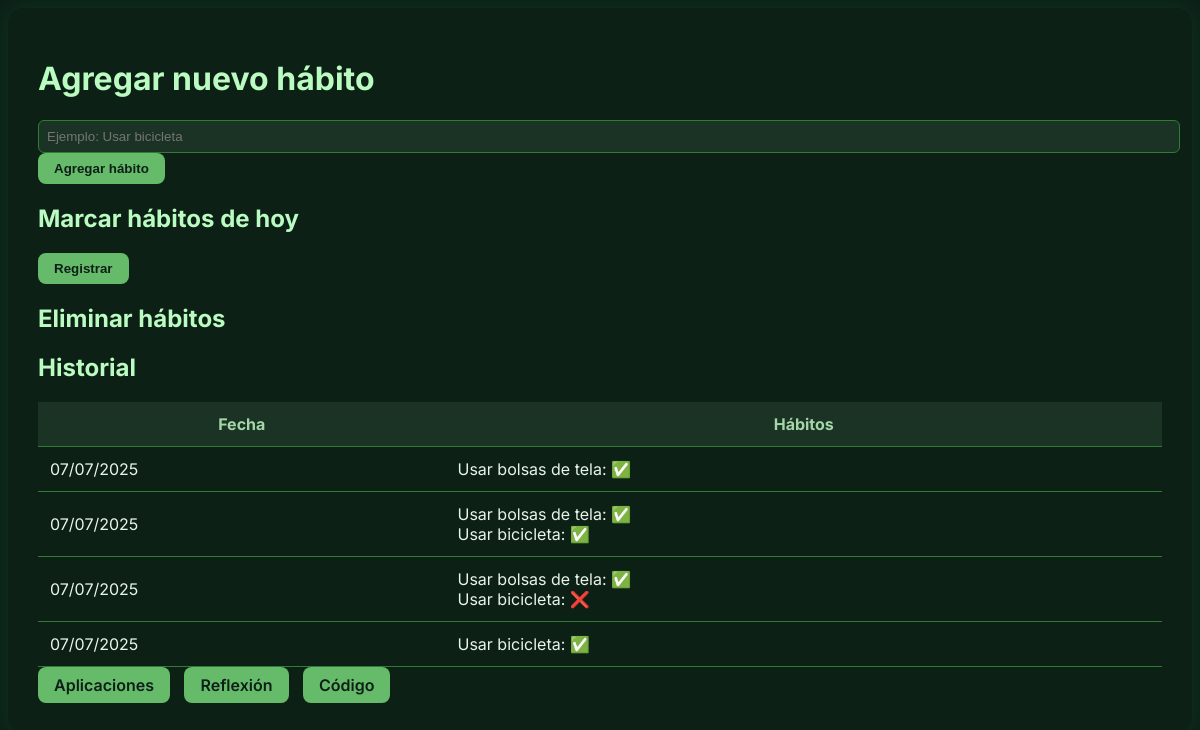
The page / on the database its author committed.
### app.py (models this page shows)
class Registro(db.Model):
    id = db.Column(db.Integer, primary_key=True)
    fecha = db.Column(db.Date, default=datetime.utcnow)
    habitos = db.Column(db.Text)

### app.py (the view)
@app.route('/')
def index():
    lista = HabitoPersonalizado.query.order_by(HabitoPersonalizado.id).all()
    registros_raw = Registro.query.order_by(Registro.fecha.desc()).all()
    registros = []
    for r in registros_raw:
        datos = json.loads(r.habitos)
        registros.append({'fecha': r.fecha, 'datos': datos})
    return render_template('index.html', lista=lista, registros=registros)

### templates/index.html (shortened to what this page needs)
<!DOCTYPE html>
<html>
<head>
    <link rel="stylesheet" href="{{ url_for('static', filename='style.css') }}">
</head>
<body>
<div class="container">
    <h1>Agregar nuevo hábito</h1>
    <form method="POST" action="/agregar">
        <input type="text" name="nuevo_habito" placeholder="Ejemplo: Usar bicicleta" required>
        <button type="submit" class="btn">Agregar hábito</button>
    </form>
    <h2 class="mt-4">Marcar hábitos de hoy</h2>
    <form method="POST" action="/registrar">
        <button class="btn mt-2">Registrar</button>
    </form>
    <h2 class="mt-4">Eliminar hábitos</h2>
    <h2 class="mt-5">Historial</h2>
    <table class="table">
        <thead><tr><th>Fecha</th><th>Hábitos</th></tr></thead>
        <tbody>
        {% for r in registros %}
        <tr>
            <td>{{ r.fecha.strftime('%d/%m/%Y') }}</td>
            <td>
                {% for clave, valor in r.datos.items() %}
                    {{ clave }}: {{ '✅' if valor else '❌' }}<br>
                {% endfor %}
            </td>
        </tr>
        {% endfor %}
        </tbody>
    </table>
    <div class="navbar mt-4">
        <a class="btn" href="/aplicaciones">Aplicaciones</a>
        <a class="btn" href="/reflexion">Reflexión</a>
        <a class="btn" href="/codigo">Código</a>
    </div>
</div>
</body>
</html>

### static/style.css (style rules this page uses)
body { font-family: 'Inter', sans-serif; background-color: #0d1f17; color: #e8f5e9; background-image: url('/static/fondo.jpg'); background-size: cover; background-attachment: fixed; background-blend-mode: overlay; }
.container { background-color: rgba(14, 33, 22, 0.95); padding: 30px; border-radius: 16px; box-shadow: 0 0 25px rgba(0, 255, 100, 0.1); }
h1, h2 { color: #b9fbc0; }
input[type="text"], textarea { background-color: #1b3325; border: 1px solid #2e7d32; color: white; padding: 8px; border-radius: 6px; width: 100%; }
.btn { background-color: #66bb6a; color: #0d1f17; border: none; padding: 8px 16px; border-radius: 8px; font-weight: 600; cursor: pointer; transition: background-color 0.3s; text-decoration: none; display: inline-block; margin-right: 10px; }
.table { width: 100%; margin-top: 20px; border-collapse: collapse; }
.table th, .table td { padding: 12px; border-bottom: 1px solid #2e7d32; }
.table th { background-color: #1b3325; color: #a5d6a7; }
a { text-decoration: none; }

### rows shown on the page
Registro: fecha "07/07/2025"
Registro: fecha "07/07/2025"
Registro: fecha "07/07/2025"
Registro: fecha "07/07/2025"

### other values the page prints
{{ clave }} "Usar bolsas de tela" "Usar bolsas de tela" "Usar bicicleta" "Usar bolsas de tela" "Usar bicicleta" "Usar bicicleta"
{{ '✅' if valor else '❌' }} "✅" "✅" "✅" "✅" "❌" "✅"
